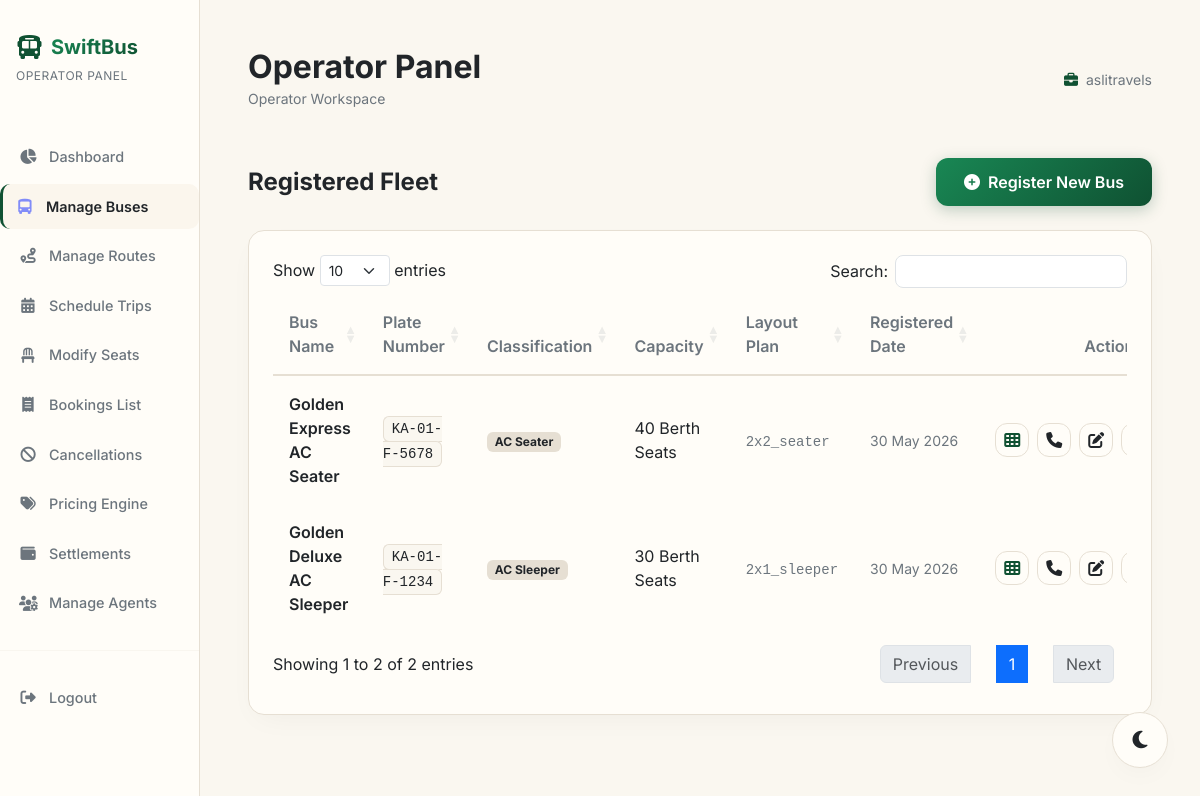
The app's page /admin/buses.php (signed in) with its own data.
### tables this page shows
CREATE TABLE buses (
    id INT AUTO_INCREMENT PRIMARY KEY,
    admin_id INT NOT NULL,
    bus_name VARCHAR(100) NOT NULL,
    bus_number VARCHAR(50) NOT NULL,
    bus_type VARCHAR(50) NOT NULL,
    total_seats INT NOT NULL,
    seat_layout_type VARCHAR(20) DEFAULT '2x2',
    status ENUM('active', 'inactive') NOT NULL DEFAULT 'active',
    discount_type ENUM('none', 'percentage', 'fixed') NOT NULL DEFAULT 'none',
    percentage DECIMAL(5,2) NOT NULL DEFAULT 0.00,
    fixed DECIMAL(10,2) NOT NULL DEFAULT 0.00,
    created_at TIMESTAMP DEFAULT CURRENT_TIMESTAMP,
    FOREIGN KEY (admin_id) REFERENCES users(id) ON DELETE CASCADE
);

### admin/buses.php (the view, shortened to what this page needs)
<?php
require_once __DIR__ . '/header.php';
$admin_id = $_SESSION['user_id'];
try {
    $limit = 10;
    $page = isset($_GET['page']) ? max(1, intval($_GET['page'])) : 1;
    $offset = ($page - 1) * $limit;
    $stmt = $pdo->prepare("
        SELECT b.*, op.operator_name, op.contact_number, op.whatsapp_number, op.emergency_number, op.support_email
        FROM buses b
        LEFT JOIN operator_contacts op ON b.id = op.bus_id
        WHERE b.admin_id = ? AND b.status = 'active'
        ORDER BY b.id DESC
        LIMIT " . intval($limit) . " OFFSET " . intval($offset) . "
    ");
    $stmt->execute([$admin_id]);
    $buses = $stmt->fetchAll();
} catch (PDOException $e) {
    $buses = [];
    $total_records = 0;
    $total_pages = 0;
    $page = 1;
    $offset = 0;
    $limit = 10;
}
?>
<div class="d-flex justify-content-between align-items-center mb-4">
    <h4 class="text-white fw-bold mb-0">Registered Fleet</h4>
    <button class="btn btn-primary-gradient" data-bs-toggle="modal" data-bs-target="#addBusModal"><i class="fa-solid fa-circle-plus me-2"></i>Register New Bus</button>
</div>
<div class="glass-card p-4">
    <?php if (count($buses) === 0): ?>
        <div class="text-center py-5 text-secondary small">
            <i class="fa-solid fa-bus-simple mb-3 d-block" style="font-size: 3rem; color: #475569;"></i>
            No vehicles registered. Add a bus to schedule operations.
        </div>
    <?php else: ?>
        <div class="table-responsive">
            <table class="table table-swift table-dark table-hover table-borderless align-middle datatable-swift">
                <thead>
                    <tr>
                        <th>Bus Name</th>
                        <th>Plate Number</th>
                        <th>Classification</th>
                        <th>Capacity</th>
                        <th>Layout Plan</th>
                        <th>Registered Date</th>
                        <th class="text-end">Actions</th>
                    </tr>
                </thead>
                <tbody>
                    <?php foreach ($buses as $bus): ?>
                        <tr>
                            <td><span class="fw-semibold text-white fs-6"><?= htmlspecialchars($bus['bus_name']) ?></span></td>
                            <td><span class="font-monospace px-2 py-1 rounded bg-dark border border-secondary border-opacity-30 small"><?= htmlspecialchars($bus['bus_number']) ?></span></td>
                            <td><span class="badge bg-secondary"><?= htmlspecialchars($bus['bus_type']) ?></span></td>
                            <td><?= htmlspecialchars($bus['total_seats']) ?> Berth Seats</td>
                            <td><span class="font-monospace text-secondary small"><?= htmlspecialchars($bus['seat_layout_type']) ?></span></td>
                            <td class="text-secondary small"><?= date('d M Y', strtotime($bus['created_at'])) ?></td>
                            <td class="text-end">
                                <div class="d-flex gap-2 justify-content-end align-items-center">
                                    <a href="configure_layout.php?bus_id=<?= $bus['id'] ?>" class="btn btn-secondary-glass py-1 px-2 small" title="Configure Seats"><i class="fa-solid fa-table-cells text-indigo"></i></a>
                                    <button class="btn btn-secondary-glass py-1 px-2 small operator-btn" data-id="<?= $bus['id'] ?>" data-name="<?= htmlspecialchars($bus['operator_name'] ?? '') ?>" data-phone="<?= htmlspecialchars($bus['contact_number'] ?? '') ?>" data-whatsapp="<?= htmlspecialchars($bus['whatsapp_number'] ?? '') ?>" data-emergency="<?= htmlspecialchars($bus['emergency_number'] ?? '') ?>" data-email="<?= htmlspecialchars($bus['support_email'] ?? '') ?>" data-bs-toggle="modal" data-bs-target="#operatorModal" title="Operator Contact Details"><i class="fa-solid fa-phone"></i></button>
                                    <button class="btn btn-secondary-glass py-1 px-2 small edit-bus-btn" data-id="<?= $bus['id'] ?>" data-name="<?= htmlspecialchars($bus['bus_name']) ?>" data-number="<?= htmlspecialchars($bus['bus_number']) ?>" data-type="<?= htmlspecialchars($bus['bus_type']) ?>" data-discount="<?= htmlspecialchars($bus['discount_type']) ?>" data-percentage="<?= htmlspecialchars($bus['percentage']) ?>" data-fixed="<?= htmlspecialchars($bus['fixed']) ?>" data-bs-toggle="modal" data-bs-target="#editBusModal" title="Edit Bus"><i class="fa-solid fa-pen-to-square"></i></button>
                                    <button class="btn btn-secondary-glass py-1 px-2 text-danger small delete-bus-btn" data-id="<?= $bus['id'] ?>" data-bs-toggle="modal" data-bs-target="#deleteBusModal" title="Delete Bus"><i class="fa-solid fa-trash-can"></i></button>
                                </div>
                            </td>
                        </tr>
                    <?php endforeach; ?>
                </tbody>
            </table>
        </div>
    <?php endif; ?>
</div>
<?php
require_once __DIR__ . '/footer.php';
?>

### assets/css/style.css (style rules this page uses)
:root { --bg-card: var(--card-bg); --text-main: var(--text-primary); --text-muted: var(--text-secondary); --border-glass: var(--border-color); --accent-gold-gradient: linear-gradient(135deg, #198754 0%, var(--accent-primary) 100%); --bg-glass: rgba(255, 255, 255, 0.95); --seat-available: #FFFDF8; --seat-selected: #0F5132; --seat-booked: #9CA3AF; --seat-hold: #EAB308; --seat-female: #F472B6; --seat-female-border: #EC4899; --seat-disabled: #BDC3C7; --accent-indigo: var(--accent-primary); --accent-violet: #146C43; --accent-pink: var(--accent-secondary); --shadow-main: 0 10px 30px -10px rgba(0, 0, 0, 0.05); --shadow-hover: 0 15px 35px -5px rgba(15, 81, 50, 0.15); --input-bg: #FFFFFF; --text-white-fixed: #FFFFFF; --body-bg-gradient: radial-gradient(circle at 50% 0%, var(--bg-secondary) 0%, var(--bg-primary) 70%); --btn-close-filter: invert(0) grayscale(1) brightness(0); }
body { font-family: 'Inter', sans-serif; background: var(--body-bg-gradient); color: var(--text-main); min-height: 100vh; margin: 0; overflow-x: hidden; transition: background 0.3s ease, color 0.3s ease; }
.glass-card { background: var(--bg-card); border: 1px solid var(--border-glass); border-radius: 16px; box-shadow: var(--shadow-main); transition: all 0.3s cubic-bezier(0.4, 0, 0.2, 1); }
.btn-primary-gradient { background: var(--accent-gold-gradient); border: none; color: var(--text-white-fixed) !important; font-weight: 600; padding: 0.75rem 1.75rem; border-radius: 12px; box-shadow: 0 4px 15px rgba(15, 81, 50, 0.25); transition: all 0.3s ease; }
.btn-secondary-glass { background: var(--bg-card); border: 1px solid var(--border-glass); color: var(--text-main); font-weight: 500; padding: 0.75rem 1.75rem; border-radius: 12px; transition: all 0.3s ease; }
.table-swift, .table-swift.table-dark { background-color: transparent !important; --bs-table-bg: transparent !important; --bs-table-color: var(--text-main) !important; --bs-table-hover-color: var(--text-main) !important; --bs-table-hover-bg: var(--bg-secondary) !important; color: var(--text-main) !important; }
.table-swift tr { border-bottom: 1px solid var(--border-glass); }
.table-swift th { font-weight: 600; color: var(--text-muted); border-bottom: 2px solid var(--border-glass) !important; padding: 1rem; }
.table-swift td { padding: 1rem; vertical-align: middle; }
.text-white { color: var(--text-main) !important; }
.text-secondary { color: var(--text-muted) !important; }
.bg-dark { background-color: var(--bg-secondary) !important; }
.bg-secondary { background-color: var(--border-glass) !important; color: var(--text-main) !important; }
.border-secondary { border-color: var(--border-glass) !important; }
.border-opacity-30, .border-opacity-25, .border-opacity-20 { border-color: var(--border-glass) !important; }
.text-indigo { color: var(--accent-primary) !important; }
html, body { min-height: 100vh; display: flex; flex-direction: column; }

### assets/css/theme.css (style rules this page uses)
:root { --bg-primary: #FAF7F0; --bg-secondary: #FAF7F0; --card-bg: #FFFDF8; --accent-primary: #0F5132; --accent-secondary: #146C43; --text-primary: #212529; --text-secondary: #6C757D; --border-color: #E6DFD3; --success: #0F5132; --warning: #D4AF37; --danger: #DC3545; --indigo: #0F5132; --indigo-rgb: 15, 81, 50; --accent-gold: #D4AF37; --border-glass: rgba(212, 175, 55, 0.25); --shadow-diffusion: 0 10px 30px -10px rgba(15, 81, 50, 0.08); }
body { background-color: var(--bg-primary) !important; color: var(--text-primary) !important; transition: background-color 0.3s ease, color 0.3s ease; }

### records on screen
buses: bus_name "Golden Express AC Seater", bus_number "KA-01-F-5678", bus_type "AC Seater", total_seats "40", seat_layout_type "2x2_seater", created_at "30 May 2026"
buses: bus_name "Golden Deluxe AC Sleeper", bus_number "KA-01-F-1234", bus_type "AC Sleeper", total_seats "30", seat_layout_type "2x1_sleeper", created_at "30 May 2026"

### other values on screen
SYSTEM_NAME "SwiftBus"
$user['username'] "aslitravels"
